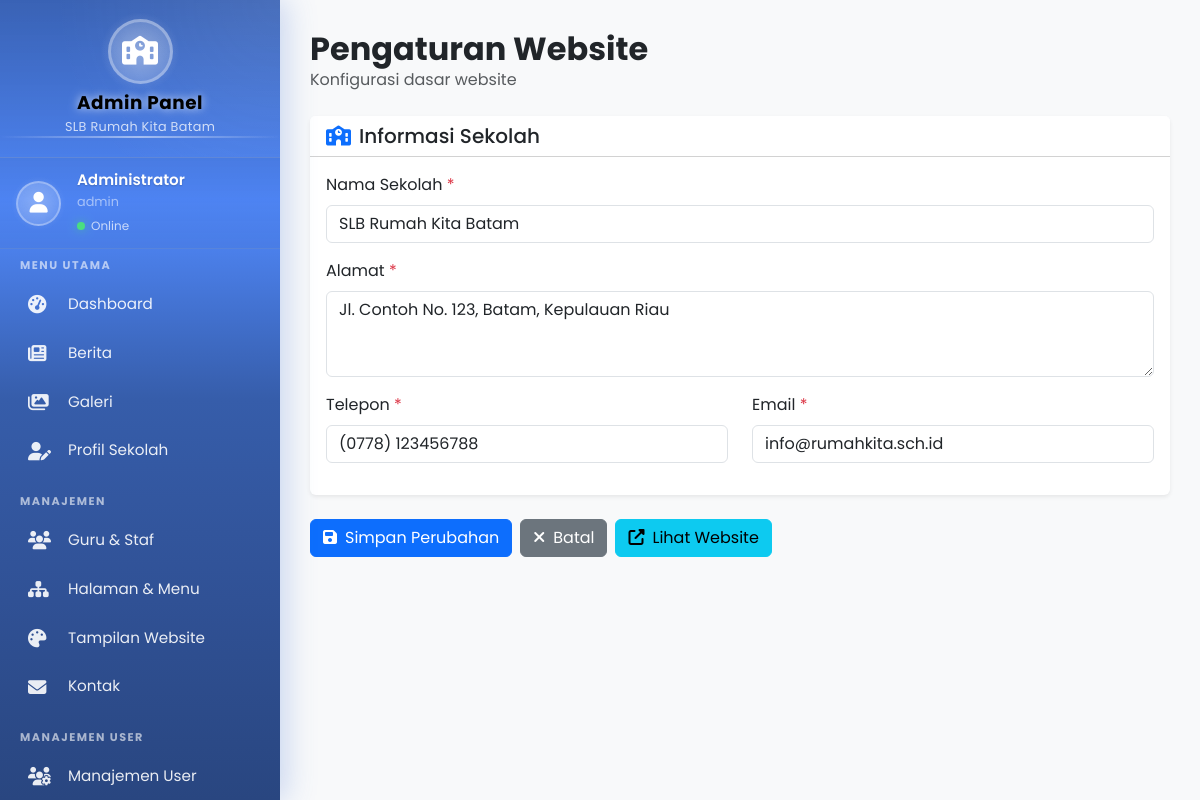
The app's page /admin/pengaturan.php (signed in) with its own data.
### tables this page shows
CREATE TABLE `pengaturan` (
  `id` int(11) NOT NULL,
  `nama_sekolah` varchar(255) NOT NULL DEFAULT 'SLB Rumah Kita Batam',
  `alamat` text DEFAULT NULL,
  `telepon` varchar(50) DEFAULT NULL,
  `email` varchar(100) DEFAULT NULL,
  `logo` varchar(255) DEFAULT NULL,
  `maps_embed` text DEFAULT NULL,
  `facebook` varchar(255) DEFAULT NULL,
  `instagram` varchar(255) DEFAULT NULL,
  `youtube` varchar(255) DEFAULT NULL,
  `whatsapp` varchar(50) DEFAULT NULL,
  `meta_title` varchar(255) DEFAULT NULL,
  `meta_description` text DEFAULT NULL,
  `meta_keywords` text DEFAULT NULL,
  `footer_text` text DEFAULT NULL,
  `updated_at` timestamp NOT NULL DEFAULT current_timestamp() ON UPDATE current_timestamp()
);

### config/database.php (called while the page is built, shortened)
<?php
$is_localhost = ($_SERVER['SERVER_NAME'] == 'localhost' ||
                 $_SERVER['SERVER_NAME'] == '127.0.0.1' ||
                 strpos($_SERVER['SERVER_NAME'], '.local') !== false ||
                 strpos($_SERVER['HTTP_HOST'], 'localhost') !== false ||
                 strpos($_SERVER['HTTP_HOST'], '127.0.0.1') !== false);
try {
    $pdo = new PDO("mysql:host=" . DB_HOST . ";dbname=" . DB_NAME, DB_USER, DB_PASS);
    $pdo->setAttribute(PDO::ATTR_ERRMODE, PDO::ERRMODE_EXCEPTION);
    $pdo->setAttribute(PDO::ATTR_DEFAULT_FETCH_MODE, PDO::FETCH_ASSOC);
} catch(PDOException $e) {
    if ($is_localhost) {
        die("<strong>Koneksi Database Gagal!</strong><br>
             Error: " . $e->getMessage() . "<br>
             Pastikan konfigurasi database di <code>config/database.php</code> sudah benar.");
    } else {
        die("Terjadi kesalahan koneksi database. Silakan hubungi administrator.");
    }
}
function query($sql, $params = []) {
    global $pdo;
    $stmt = $pdo->prepare($sql);
    $stmt->execute($params);
    return $stmt;
}
function fetchOne($sql, $params = []) {
    $stmt = query($sql, $params);
    return $stmt->fetch();
}
?>

### admin/pengaturan.php (the view, shortened to what this page needs)
<?php
require_once '../config/database.php';
$settings = fetchOne("SELECT * FROM pengaturan LIMIT 1");
$nama_sekolah = $settings['nama_sekolah'] ?? 'SLB Rumah Kita Batam';
$alamat = $settings['alamat'] ?? '';
$telepon = $settings['telepon'] ?? '';
$email = $settings['email'] ?? '';
?>
<!DOCTYPE html>
<html lang="id">
<head>
    <link href="https://cdn.jsdelivr.net/npm/bootstrap@5.3.0/dist/css/bootstrap.min.css" rel="stylesheet">
    <link href="https://cdnjs.cloudflare.com/ajax/libs/font-awesome/6.4.0/css/all.min.css" rel="stylesheet">
</head>
<body>
    <?php require_once 'includes/sidebar.php'; ?>
    <div class="main-content">
        <div class="mb-4">
            <h2 class="fw-bold mb-0">Pengaturan Website</h2>
            <p class="text-muted mb-0">Konfigurasi dasar website</p>
        </div>
        <form method="POST">
        <div class="card border-0 shadow-sm mb-4">
            <div class="card-header bg-white">
                <h5 class="mb-0"><i class="fas fa-school text-primary me-2"></i>Informasi Sekolah</h5>
            </div>
            <div class="card-body">
                <div class="mb-3">
                    <label for="nama_sekolah" class="form-label">Nama Sekolah <span class="text-danger">*</span></label>
                    <input type="text" class="form-control" id="nama_sekolah" name="nama_sekolah"
                           value="<?php echo htmlspecialchars($nama_sekolah); ?>" required>
                </div>
                <div class="mb-3">
                    <label for="alamat" class="form-label">Alamat <span class="text-danger">*</span></label>
                    <textarea class="form-control" id="alamat" name="alamat" rows="3" required><?php echo htmlspecialchars($alamat); ?></textarea>
                </div>
                <div class="row">
                    <div class="col-md-6 mb-3">
                        <label for="telepon" class="form-label">Telepon <span class="text-danger">*</span></label>
                        <input type="text" class="form-control" id="telepon" name="telepon"
                               value="<?php echo htmlspecialchars($telepon); ?>" required>
                    </div>
                    <div class="col-md-6 mb-3">
                        <label for="email" class="form-label">Email <span class="text-danger">*</span></label>
                        <input type="email" class="form-control" id="email" name="email"
                               value="<?php echo htmlspecialchars($email); ?>" required>
                    </div>
                </div>
            </div>
        </div>
            <div class="d-flex gap-2">
                <button type="submit" class="btn btn-primary">
                    <i class="fas fa-save me-2"></i>Simpan Perubahan
                </button>
                <a href="index.php" class="btn btn-secondary">
                    <i class="fas fa-times me-2"></i>Batal
                </a>
                <a href="../index.php" target="_blank" class="btn btn-info">
                    <i class="fas fa-external-link-alt me-2"></i>Lihat Website
                </a>
            </div>
        </form>
    </div>
</body>
</html>

### admin/pengaturan.php (style rules this page uses)
body { font-family: 'Poppins', sans-serif; background-color: #f8f9fa; }

### records on screen
pengaturan: nama_sekolah "SLB Rumah Kita Batam", alamat "Jl. Contoh No. 123, Batam, Kepulauan Riau", telepon "(0778) 123456788", email "info@rumahkita.sch.id"

### other values on screen
$_SESSION['nama'] "Administrator"
$_SESSION['username'] "admin"
